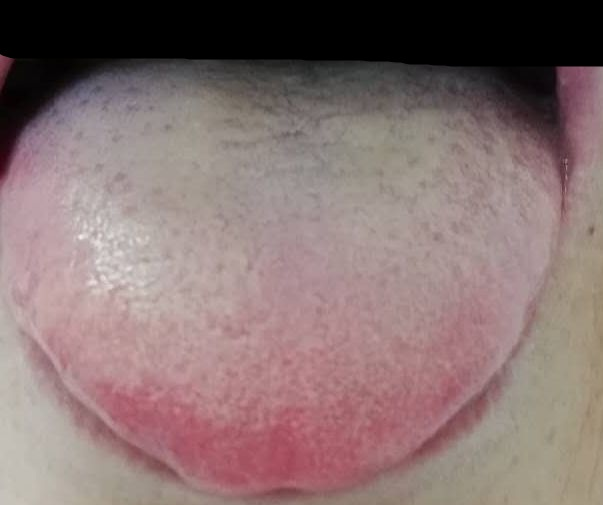
#> input picture data/raw/10034.jpg, 603 x 505 px
$ python deid_roi_only.py
#> lines starting #> are read from the running program, lines starting #| are printed output that depends on the picture
import cv2
import numpy as np
import time
import json
import os
import glob

def run_deid_roi_only(image_path: str, roi: list, output_dir: str) -> dict:
    """
    執行 roi-only 去識別化。
    傳入 roi = [x, y, w, h]，將該矩形以外的區域全部填黑 (0,0,0)。
    """
#> called with image_path = 'data/raw/10034.jpg', output_dir = 'PHOTO/10034_roi_only'
    start_time = time.time()
    meta = {
        "deid_method": "roi_only",
        "deid_ms": 0,
        "status": "success",
        "error": None
    }

    try:
        if not os.path.exists(image_path):
            raise FileNotFoundError(f"Image not found: {image_path}")

        if not roi or len(roi) != 4:
            raise ValueError(f"Invalid ROI format. Expected [x, y, w, h], got: {roi}")

        img = cv2.imread(image_path)
#> img is the input picture: shape (505, 603, 3); mean B, G, R 114.3, 115.2, 136.4
        if img is None:
            raise ValueError(f"Failed to decode image from {image_path}")

        x, y, w, h = [int(v) for v in roi]
        img_h, img_w = img.shape[:2]
#> img_h = 505; img_w = 603

        # 邊界保護 (避免 ROI 溢出影像範圍)
        x1 = max(0, x)
        y1 = max(0, y)
        x2 = min(img_w, x + w)
#> x2 = 400
        y2 = min(img_h, y + h)
#> y2 = 400

        if x1 >= x2 or y1 >= y2:
            raise ValueError("ROI coordinates are entirely out of image bounds.")

        # 去識別化處理：建立全黑背景，貼上 ROI 內的原始影像
        deid_img = np.zeros_like(img)
        deid_img[y1:y2, x1:x2] = img[y1:y2, x1:x2]
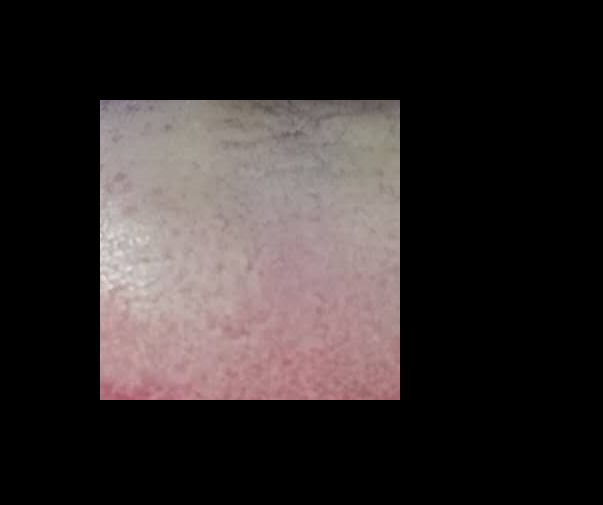
#> deid_img: shape (505, 603, 3); mean B, G, R 42.9, 43.2, 49.7

        # 輸出影像 deid.png
        os.makedirs(output_dir, exist_ok=True)
        out_img_path = os.path.join(output_dir, "deid.png")
        cv2.imwrite(out_img_path, deid_img)

    except Exception as e:
        meta["status"] = "error"
        meta["error"] = str(e)

    finally:
        meta["deid_ms"] = int((time.time() - start_time) * 1000)
        try:
            os.makedirs(output_dir, exist_ok=True)
            meta_path = os.path.join(output_dir, "meta.json")
            with open(meta_path, "w", encoding="utf-8") as f:
                json.dump(meta, f, ensure_ascii=False, indent=4)
        except Exception as e:
            print(f"[Warning] Failed to write meta.json: {str(e)}")

    return meta

if __name__ == "__main__":
    raw_images = sorted(glob.glob("data/raw/*.jpg"))[:10]
    out_base = "PHOTO"

    print("Running deid_roi_only on 10 examples...")
    import shutil
    for i, img_path in enumerate(raw_images):
        base_name = os.path.splitext(os.path.basename(img_path))[0]
        out_dir = os.path.join(out_base, f"{base_name}_roi_only")
        os.makedirs(out_dir, exist_ok=True)

        # 複製原圖供對比
        shutil.copy(img_path, os.path.join(out_dir, "raw.jpg"))

        # 示範填入一個預設 roi: [x, y, w, h] (在實務上將從前處理階段接收)
        roi_mock = [100, 100, 300, 300]

        res = run_deid_roi_only(img_path, roi_mock, out_dir)
        print(f"[{i+1}/10] {img_path} -> status: {res.get('status')} time={res.get('deid_ms')}ms")
#> pass 2 of the loop `for i, img_path in enumerate(raw_images):`:
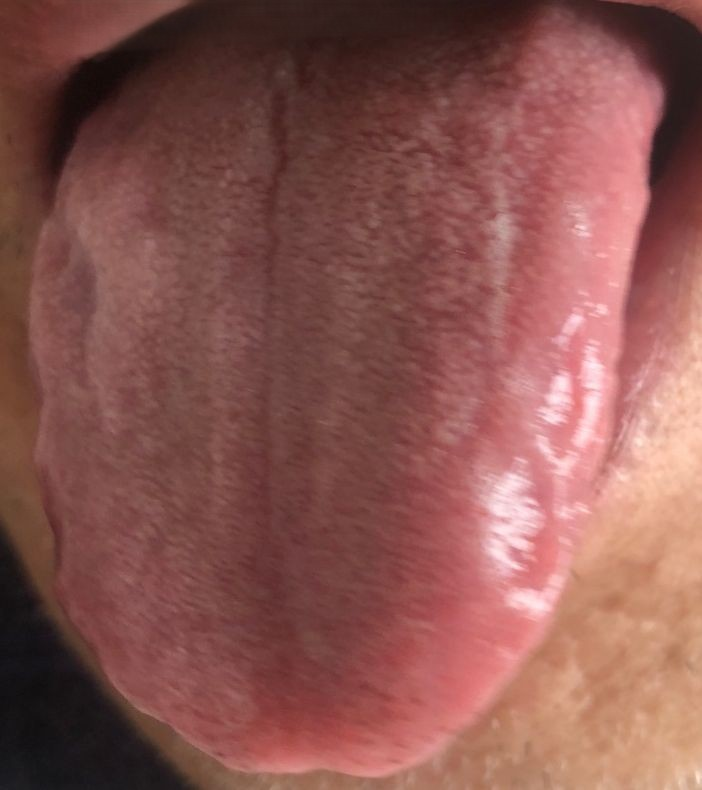
#> input picture data/raw/10104.jpg, 702 x 790 px
#> in run_deid_roi_only, img is the input picture: shape (790, 702, 3); mean B, G, R 80.7, 86, 138.2
#> in run_deid_roi_only (call 2), `deid_img[y1:y2, x1:x2] = img[y1:y2, x1:x2]`:
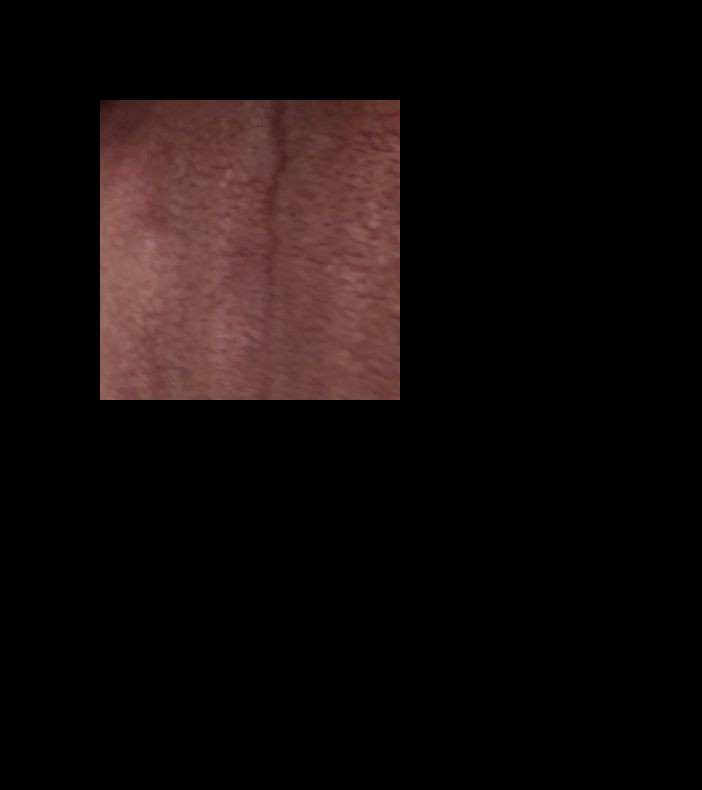
#> deid_img: shape (790, 702, 3); mean B, G, R 10.7, 11.4, 18.6
#> pass 3 of the loop `for i, img_path in enumerate(raw_images):`:
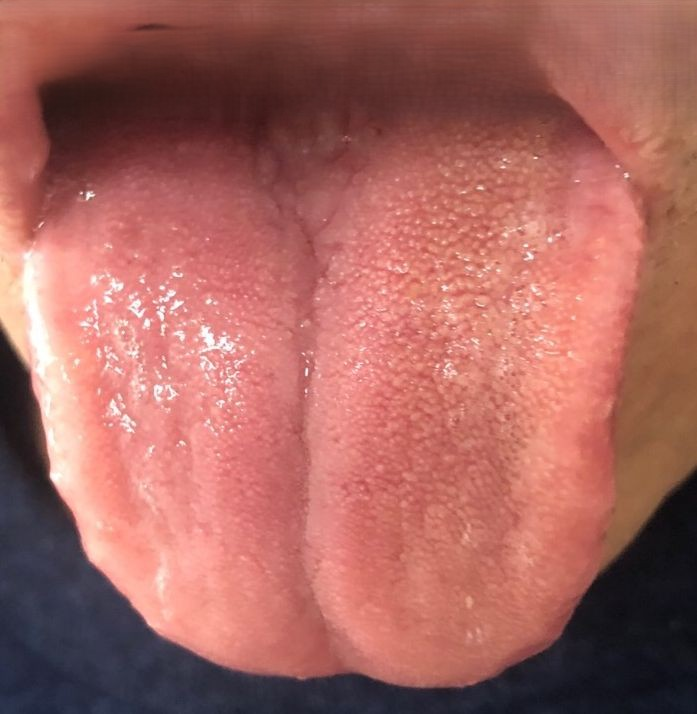
#> input picture data/raw/10136.jpg, 697 x 714 px
#> in run_deid_roi_only, img is the input picture: shape (714, 697, 3); mean B, G, R 95.1, 101.2, 166.7
#> in run_deid_roi_only (call 3), `deid_img[y1:y2, x1:x2] = img[y1:y2, x1:x2]`:
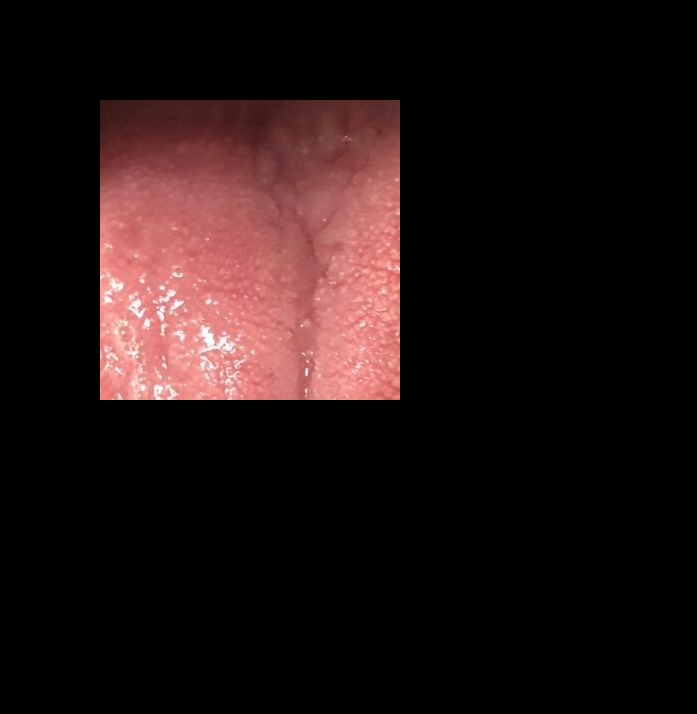
#> deid_img: shape (714, 697, 3); mean B, G, R 18.9, 19.2, 33.2
